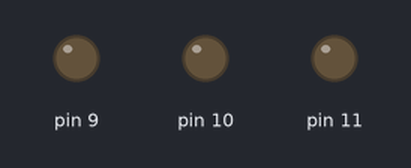
Simulated run of this sketch. Board: Arduino Uno, built with avr-gcc and run on an emulated ATmega328P. Parts: output pins drawn as LEDs (lit = HIGH).

Above: at 0.15 s.
At 3.76 s:
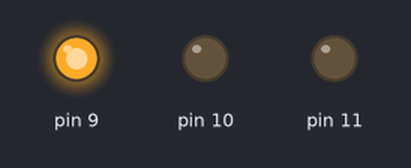
At 7.67 s:
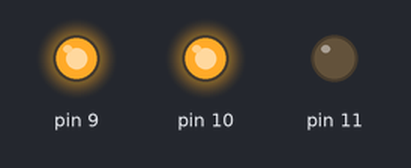
At 24.22 s:
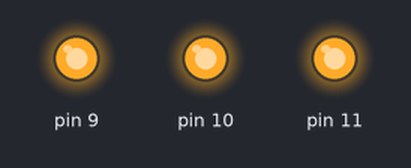
Timing chart, 0 to 24.4 s (numbered marks = the images above):
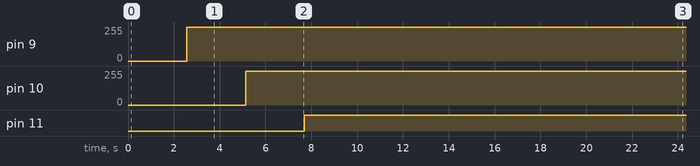

Measured:
- by itself, pin 9: 0/255 → 255/255 at 2.6 s
- by itself, pin 10: 0/255 → 255/255 at 5.1 s
- by itself, pin 11: LOW → HIGH at 7.7 s

The sketch:

rgb.ino
```cpp
void setup() {
}
void led(int c1,int c2,int c3, int x, int y, int z){
  // 9 is a red
  // 10 is a green
  // 11 is a blue
  analogWrite(c1, 255-x);
  analogWrite(c2, 255-y);
  analogWrite(c3, 255-z);
}
void led(int c1,int c2, int x, int y){
  // 9 is a red
  // 10 is a green
  // 11 is a blue
  analogWrite(c1, 255-x);
  analogWrite(c2, 255-y);
}
void led(int c1, int x){
  // 9 is a red
  // 10 is a green
  // 11 is a blue
  analogWrite(c1, 255-x);
}
void pulse(int color, int d){
  // 9 is a red
  // 10 is a green
  // 11 is a blue
  for(int x=0; x <= 255;x++){
    analogWrite(color, x);
    delay(d);
  }
}
void pulse(int c1,int c2, int d){
  // 9 is a red
  // 10 is a green
  // 11 is a blue
  for(int x=0; x <= 255;x++){
    analogWrite(c1, x);
    analogWrite(c2, x);
    delay(d);
  }
}
void pulse(int c1,int c2,int c3, int d){
  // 9 is a red
  // 10 is a green
  // 11 is a blue
  for(int x=0; x <= 255;x++){
    analogWrite(c1, x);
    analogWrite(c2, x);
    analogWrite(c3, x);
    delay(d);
  }
}
void loop() {
  pulse(9,5);
  pulse(9,10,5);
  pulse(10,5);
  pulse(10,11,5);
  pulse(11,5);
  pulse(9,10,11,5);
}
```
